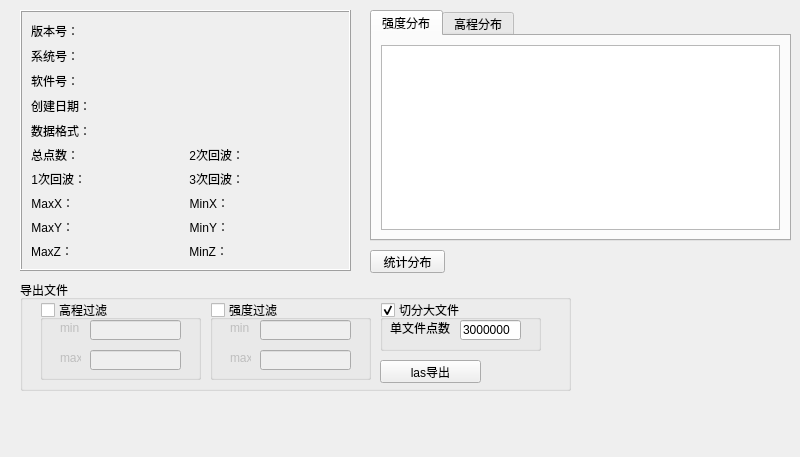
<?xml version="1.0" encoding="UTF-8"?>
<ui version="4.0">
 <class>LasInfo</class>
 <widget class="QWidget" name="LasInfo">
  <property name="geometry">
   <rect>
    <x>0</x>
    <y>0</y>
    <width>800</width>
    <height>457</height>
   </rect>
  </property>
  <property name="sizePolicy">
   <sizepolicy hsizetype="Fixed" vsizetype="Fixed">
    <horstretch>0</horstretch>
    <verstretch>0</verstretch>
   </sizepolicy>
  </property>
  <property name="minimumSize">
   <size>
    <width>415</width>
    <height>457</height>
   </size>
  </property>
  <property name="maximumSize">
   <size>
    <width>800</width>
    <height>657</height>
   </size>
  </property>
  <property name="windowTitle">
   <string>Las文件信息</string>
  </property>
  <widget class="QFrame" name="frame">
   <property name="geometry">
    <rect>
     <x>20</x>
     <y>10</y>
     <width>331</width>
     <height>261</height>
    </rect>
   </property>
   <property name="frameShape">
    <enum>QFrame::Box</enum>
   </property>
   <property name="frameShadow">
    <enum>QFrame::Raised</enum>
   </property>
   <layout class="QHBoxLayout" name="horizontalLayout">
    <item>
     <layout class="QVBoxLayout" name="verticalLayout_2">
      <property name="sizeConstraint">
       <enum>QLayout::SetDefaultConstraint</enum>
      </property>
      <item>
       <layout class="QHBoxLayout" name="horizontalLayout_2">
        <item>
         <widget class="QLabel" name="label">
          <property name="text">
           <string>版本号：</string>
          </property>
          <property name="alignment">
           <set>Qt::AlignRight|Qt::AlignTrailing|Qt::AlignVCenter</set>
          </property>
         </widget>
        </item>
        <item>
         <widget class="QLabel" name="lb_version">
          <property name="sizePolicy">
           <sizepolicy hsizetype="Expanding" vsizetype="Preferred">
            <horstretch>0</horstretch>
            <verstretch>0</verstretch>
           </sizepolicy>
          </property>
          <property name="text">
           <string/>
          </property>
         </widget>
        </item>
       </layout>
      </item>
      <item>
       <layout class="QHBoxLayout" name="horizontalLayout_3">
        <item>
         <widget class="QLabel" name="label_2">
          <property name="text">
           <string>系统号：</string>
          </property>
          <property name="alignment">
           <set>Qt::AlignRight|Qt::AlignTrailing|Qt::AlignVCenter</set>
          </property>
         </widget>
        </item>
        <item>
         <widget class="QLabel" name="lb_systemId">
          <property name="sizePolicy">
           <sizepolicy hsizetype="Expanding" vsizetype="Preferred">
            <horstretch>0</horstretch>
            <verstretch>0</verstretch>
           </sizepolicy>
          </property>
          <property name="text">
           <string/>
          </property>
         </widget>
        </item>
       </layout>
      </item>
      <item>
       <layout class="QHBoxLayout" name="horizontalLayout_4">
        <item>
         <widget class="QLabel" name="label_3">
          <property name="text">
           <string>软件号：</string>
          </property>
          <property name="alignment">
           <set>Qt::AlignRight|Qt::AlignTrailing|Qt::AlignVCenter</set>
          </property>
         </widget>
        </item>
        <item>
         <widget class="QLabel" name="lb_softwareId">
          <property name="sizePolicy">
           <sizepolicy hsizetype="Expanding" vsizetype="Preferred">
            <horstretch>0</horstretch>
            <verstretch>0</verstretch>
           </sizepolicy>
          </property>
          <property name="text">
           <string/>
          </property>
         </widget>
        </item>
       </layout>
      </item>
      <item>
       <layout class="QHBoxLayout" name="horizontalLayout_5">
        <item>
         <widget class="QLabel" name="label_4">
          <property name="text">
           <string>创建日期：</string>
          </property>
          <property name="alignment">
           <set>Qt::AlignRight|Qt::AlignTrailing|Qt::AlignVCenter</set>
          </property>
         </widget>
        </item>
        <item>
         <widget class="QLabel" name="lb_createDate">
          <property name="sizePolicy">
           <sizepolicy hsizetype="Expanding" vsizetype="Preferred">
            <horstretch>0</horstretch>
            <verstretch>0</verstretch>
           </sizepolicy>
          </property>
          <property name="text">
           <string/>
          </property>
         </widget>
        </item>
       </layout>
      </item>
      <item>
       <layout class="QHBoxLayout" name="horizontalLayout_6">
        <item>
         <widget class="QLabel" name="label_5">
          <property name="text">
           <string>数据格式：</string>
          </property>
          <property name="alignment">
           <set>Qt::AlignRight|Qt::AlignTrailing|Qt::AlignVCenter</set>
          </property>
         </widget>
        </item>
        <item>
         <widget class="QLabel" name="lb_formatId">
          <property name="sizePolicy">
           <sizepolicy hsizetype="Expanding" vsizetype="Preferred">
            <horstretch>0</horstretch>
            <verstretch>0</verstretch>
           </sizepolicy>
          </property>
          <property name="text">
           <string/>
          </property>
         </widget>
        </item>
       </layout>
      </item>
      <item>
       <layout class="QGridLayout" name="gridLayout">
        <item row="0" column="0">
         <layout class="QHBoxLayout" name="horizontalLayout_7">
          <item>
           <widget class="QLabel" name="label_6">
            <property name="text">
             <string>总点数：</string>
            </property>
            <property name="alignment">
             <set>Qt::AlignRight|Qt::AlignTrailing|Qt::AlignVCenter</set>
            </property>
           </widget>
          </item>
          <item>
           <widget class="QLabel" name="lb_pointCount">
            <property name="sizePolicy">
             <sizepolicy hsizetype="Expanding" vsizetype="Preferred">
              <horstretch>0</horstretch>
              <verstretch>0</verstretch>
             </sizepolicy>
            </property>
            <property name="text">
             <string/>
            </property>
           </widget>
          </item>
         </layout>
        </item>
        <item row="0" column="1">
         <layout class="QHBoxLayout" name="horizontalLayout_9">
          <item>
           <widget class="QLabel" name="label_8">
            <property name="text">
             <string>2次回波：</string>
            </property>
            <property name="alignment">
             <set>Qt::AlignRight|Qt::AlignTrailing|Qt::AlignVCenter</set>
            </property>
           </widget>
          </item>
          <item>
           <widget class="QLabel" name="lb_return2">
            <property name="sizePolicy">
             <sizepolicy hsizetype="Expanding" vsizetype="Preferred">
              <horstretch>0</horstretch>
              <verstretch>0</verstretch>
             </sizepolicy>
            </property>
            <property name="text">
             <string/>
            </property>
           </widget>
          </item>
         </layout>
        </item>
        <item row="1" column="0">
         <layout class="QHBoxLayout" name="horizontalLayout_8">
          <item>
           <widget class="QLabel" name="label_7">
            <property name="text">
             <string>1次回波：</string>
            </property>
            <property name="alignment">
             <set>Qt::AlignRight|Qt::AlignTrailing|Qt::AlignVCenter</set>
            </property>
           </widget>
          </item>
          <item>
           <widget class="QLabel" name="lb_return1">
            <property name="sizePolicy">
             <sizepolicy hsizetype="Expanding" vsizetype="Preferred">
              <horstretch>0</horstretch>
              <verstretch>0</verstretch>
             </sizepolicy>
            </property>
            <property name="text">
             <string/>
            </property>
           </widget>
          </item>
         </layout>
        </item>
        <item row="1" column="1">
         <layout class="QHBoxLayout" name="horizontalLayout_10">
          <item>
           <widget class="QLabel" name="label_9">
            <property name="text">
             <string>3次回波：</string>
            </property>
            <property name="alignment">
             <set>Qt::AlignRight|Qt::AlignTrailing|Qt::AlignVCenter</set>
            </property>
           </widget>
          </item>
          <item>
           <widget class="QLabel" name="lb_return3">
            <property name="sizePolicy">
             <sizepolicy hsizetype="Expanding" vsizetype="Preferred">
              <horstretch>0</horstretch>
              <verstretch>0</verstretch>
             </sizepolicy>
            </property>
            <property name="text">
             <string/>
            </property>
           </widget>
          </item>
         </layout>
        </item>
        <item row="2" column="0">
         <layout class="QHBoxLayout" name="horizontalLayout_11">
          <item>
           <widget class="QLabel" name="label_10">
            <property name="text">
             <string>MaxX：</string>
            </property>
            <property name="alignment">
             <set>Qt::AlignRight|Qt::AlignTrailing|Qt::AlignVCenter</set>
            </property>
           </widget>
          </item>
          <item>
           <widget class="QLabel" name="lb_maxX">
            <property name="sizePolicy">
             <sizepolicy hsizetype="Expanding" vsizetype="Preferred">
              <horstretch>0</horstretch>
              <verstretch>0</verstretch>
             </sizepolicy>
            </property>
            <property name="text">
             <string/>
            </property>
           </widget>
          </item>
         </layout>
        </item>
        <item row="2" column="1">
         <layout class="QHBoxLayout" name="horizontalLayout_12">
          <item>
           <widget class="QLabel" name="label_11">
            <property name="text">
             <string>MinX：</string>
            </property>
            <property name="alignment">
             <set>Qt::AlignRight|Qt::AlignTrailing|Qt::AlignVCenter</set>
            </property>
           </widget>
          </item>
          <item>
           <widget class="QLabel" name="lb_minX">
            <property name="sizePolicy">
             <sizepolicy hsizetype="Expanding" vsizetype="Preferred">
              <horstretch>0</horstretch>
              <verstretch>0</verstretch>
             </sizepolicy>
            </property>
            <property name="text">
             <string/>
            </property>
           </widget>
          </item>
         </layout>
        </item>
        <item row="3" column="0">
         <layout class="QHBoxLayout" name="horizontalLayout_13">
          <item>
           <widget class="QLabel" name="label_12">
            <property name="text">
             <string>MaxY：</string>
            </property>
            <property name="alignment">
             <set>Qt::AlignRight|Qt::AlignTrailing|Qt::AlignVCenter</set>
            </property>
           </widget>
          </item>
          <item>
           <widget class="QLabel" name="lb_maxY">
            <property name="sizePolicy">
             <sizepolicy hsizetype="Expanding" vsizetype="Preferred">
              <horstretch>0</horstretch>
              <verstretch>0</verstretch>
             </sizepolicy>
            </property>
            <property name="text">
             <string/>
            </property>
           </widget>
          </item>
         </layout>
        </item>
        <item row="3" column="1">
         <layout class="QHBoxLayout" name="horizontalLayout_14">
          <item>
           <widget class="QLabel" name="label_13">
            <property name="text">
             <string>MinY：</string>
            </property>
            <property name="alignment">
             <set>Qt::AlignRight|Qt::AlignTrailing|Qt::AlignVCenter</set>
            </property>
           </widget>
          </item>
          <item>
           <widget class="QLabel" name="lb_minY">
            <property name="sizePolicy">
             <sizepolicy hsizetype="Expanding" vsizetype="Preferred">
              <horstretch>0</horstretch>
              <verstretch>0</verstretch>
             </sizepolicy>
            </property>
            <property name="text">
             <string/>
            </property>
           </widget>
          </item>
         </layout>
        </item>
        <item row="4" column="0">
         <layout class="QHBoxLayout" name="horizontalLayout_15">
          <item>
           <widget class="QLabel" name="label_14">
            <property name="text">
             <string>MaxZ：</string>
            </property>
            <property name="alignment">
             <set>Qt::AlignRight|Qt::AlignTrailing|Qt::AlignVCenter</set>
            </property>
           </widget>
          </item>
          <item>
           <widget class="QLabel" name="lb_maxZ">
            <property name="sizePolicy">
             <sizepolicy hsizetype="Expanding" vsizetype="Preferred">
              <horstretch>0</horstretch>
              <verstretch>0</verstretch>
             </sizepolicy>
            </property>
            <property name="text">
             <string/>
            </property>
           </widget>
          </item>
         </layout>
        </item>
        <item row="4" column="1">
         <layout class="QHBoxLayout" name="horizontalLayout_16">
          <item>
           <widget class="QLabel" name="label_15">
            <property name="text">
             <string>MinZ：</string>
            </property>
            <property name="alignment">
             <set>Qt::AlignRight|Qt::AlignTrailing|Qt::AlignVCenter</set>
            </property>
           </widget>
          </item>
          <item>
           <widget class="QLabel" name="lb_minZ">
            <property name="sizePolicy">
             <sizepolicy hsizetype="Expanding" vsizetype="Preferred">
              <horstretch>0</horstretch>
              <verstretch>0</verstretch>
             </sizepolicy>
            </property>
            <property name="text">
             <string/>
            </property>
           </widget>
          </item>
         </layout>
        </item>
       </layout>
      </item>
     </layout>
    </item>
   </layout>
  </widget>
  <widget class="QGroupBox" name="groupBox">
   <property name="geometry">
    <rect>
     <x>20</x>
     <y>280</y>
     <width>551</width>
     <height>111</height>
    </rect>
   </property>
   <property name="title">
    <string>导出文件</string>
   </property>
   <widget class="QGroupBox" name="gb_altitudeFilter">
    <property name="geometry">
     <rect>
      <x>20</x>
      <y>20</y>
      <width>161</width>
      <height>80</height>
     </rect>
    </property>
    <property name="title">
     <string>高程过滤</string>
    </property>
    <property name="checkable">
     <bool>true</bool>
    </property>
    <property name="checked">
     <bool>false</bool>
    </property>
    <widget class="QLabel" name="label_17">
     <property name="geometry">
      <rect>
       <x>20</x>
       <y>20</y>
       <width>21</width>
       <height>16</height>
      </rect>
     </property>
     <property name="text">
      <string>min</string>
     </property>
    </widget>
    <widget class="QLabel" name="label_18">
     <property name="geometry">
      <rect>
       <x>20</x>
       <y>50</y>
       <width>21</width>
       <height>16</height>
      </rect>
     </property>
     <property name="text">
      <string>max</string>
     </property>
    </widget>
    <widget class="QLineEdit" name="le_minAltitude">
     <property name="geometry">
      <rect>
       <x>50</x>
       <y>20</y>
       <width>91</width>
       <height>20</height>
      </rect>
     </property>
    </widget>
    <widget class="QLineEdit" name="le_maxAltitude">
     <property name="geometry">
      <rect>
       <x>50</x>
       <y>50</y>
       <width>91</width>
       <height>20</height>
      </rect>
     </property>
    </widget>
   </widget>
   <widget class="QGroupBox" name="gb_intentFilter">
    <property name="geometry">
     <rect>
      <x>190</x>
      <y>20</y>
      <width>161</width>
      <height>80</height>
     </rect>
    </property>
    <property name="title">
     <string>强度过滤</string>
    </property>
    <property name="checkable">
     <bool>true</bool>
    </property>
    <property name="checked">
     <bool>false</bool>
    </property>
    <widget class="QLabel" name="label_19">
     <property name="geometry">
      <rect>
       <x>20</x>
       <y>20</y>
       <width>21</width>
       <height>16</height>
      </rect>
     </property>
     <property name="text">
      <string>min</string>
     </property>
    </widget>
    <widget class="QLabel" name="label_20">
     <property name="geometry">
      <rect>
       <x>20</x>
       <y>50</y>
       <width>21</width>
       <height>16</height>
      </rect>
     </property>
     <property name="text">
      <string>max</string>
     </property>
    </widget>
    <widget class="QLineEdit" name="le_minIntent">
     <property name="geometry">
      <rect>
       <x>50</x>
       <y>20</y>
       <width>91</width>
       <height>20</height>
      </rect>
     </property>
    </widget>
    <widget class="QLineEdit" name="le_maxIntent">
     <property name="geometry">
      <rect>
       <x>50</x>
       <y>50</y>
       <width>91</width>
       <height>20</height>
      </rect>
     </property>
    </widget>
   </widget>
   <widget class="QPushButton" name="pb_export">
    <property name="geometry">
     <rect>
      <x>360</x>
      <y>80</y>
      <width>101</width>
      <height>23</height>
     </rect>
    </property>
    <property name="text">
     <string>las导出</string>
    </property>
   </widget>
   <widget class="QGroupBox" name="gb_splitFile">
    <property name="geometry">
     <rect>
      <x>360</x>
      <y>20</y>
      <width>161</width>
      <height>51</height>
     </rect>
    </property>
    <property name="title">
     <string>切分大文件</string>
    </property>
    <property name="checkable">
     <bool>true</bool>
    </property>
    <widget class="QLabel" name="label_16">
     <property name="geometry">
      <rect>
       <x>10</x>
       <y>20</y>
       <width>71</width>
       <height>16</height>
      </rect>
     </property>
     <property name="text">
      <string>单文件点数</string>
     </property>
    </widget>
    <widget class="QLineEdit" name="le_pointsNum">
     <property name="geometry">
      <rect>
       <x>80</x>
       <y>20</y>
       <width>61</width>
       <height>20</height>
      </rect>
     </property>
     <property name="text">
      <string>3000000</string>
     </property>
    </widget>
   </widget>
  </widget>
  <widget class="QPushButton" name="pb_statistic">
   <property name="geometry">
    <rect>
     <x>370</x>
     <y>250</y>
     <width>75</width>
     <height>23</height>
    </rect>
   </property>
   <property name="text">
    <string>统计分布</string>
   </property>
  </widget>
  <widget class="QTabWidget" name="tabWidget">
   <property name="geometry">
    <rect>
     <x>370</x>
     <y>10</y>
     <width>421</width>
     <height>231</height>
    </rect>
   </property>
   <property name="currentIndex">
    <number>0</number>
   </property>
   <widget class="QWidget" name="tab">
    <attribute name="title">
     <string>强度分布</string>
    </attribute>
    <layout class="QHBoxLayout" name="horizontalLayout_17">
     <item>
      <widget class="QtCharts::QChartView" name="chart_Intent"/>
     </item>
    </layout>
   </widget>
   <widget class="QWidget" name="tab_2">
    <attribute name="title">
     <string>高程分布</string>
    </attribute>
    <layout class="QHBoxLayout" name="horizontalLayout_18">
     <item>
      <widget class="QtCharts::QChartView" name="chart_Altitude"/>
     </item>
    </layout>
   </widget>
  </widget>
 </widget>
 <customwidgets>
  <customwidget>
   <class>QtCharts::QChartView</class>
   <extends>QGraphicsView</extends>
   <header location="global">QtCharts/QChartView</header>
  </customwidget>
 </customwidgets>
 <resources/>
 <connections/>
</ui>
